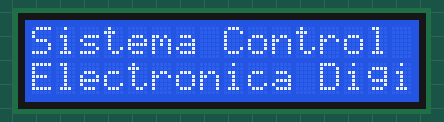
Recording of a sketch running on a simulated Arduino Uno, built with avr-gcc and run on an emulated ATmega328P. On the bench: 16×2 character LCD.

Above: at 0.2 s.
At 1.31 s:
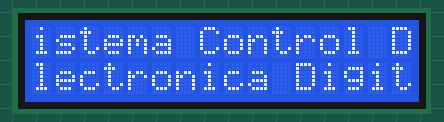
At 2.51 s:
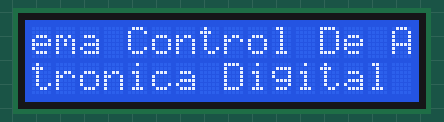
At 3.71 s:
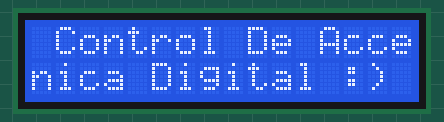
At 6.12 s:
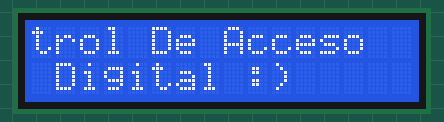
At 11.33 s:
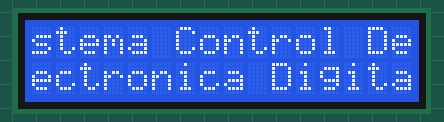

Measured:
- by itself, everything shown: repeats every 9.6 s, in 24 steps
- what the display in image 1 shows lasts 0.4 s, from 1.1 s to 1.5 s

The sketch:

HelloWorld_i2cProfeGarcia.ino
```cpp
// Prueba de Modulo I2C para LCD 2x16 By: http://dinastiatecnologica.com
//en arduino leonardo conectar a pines digitales 2 y 3
//en arduio uno conectar a pines analogicos 4 y 5
#include  <Wire.h>
#include  <LiquidCrystal_I2C.h>
String a="Sistema Control De Acceso";
String b="Electronica Digital :)";

// Constructor de la librería de LCD 16x2
// Aqui se configuran los pines asignados a la pantalla del PCF8574
LiquidCrystal_I2C lcd(0x27, 2, 1, 0, 4, 5, 6, 7, 3, POSITIVE);


void setup() {
   // Indicar a la libreria que tenemos conectada una pantalla de 16x2
  lcd.begin(16, 2);
  // Mover el cursor a la primera posición de la pantalla (0, 0)
  lcd.home ();
  // Imprimir "Hola Mundo" en la primera linea
  lcd.print(a);
  // Mover el cursor a la segunda linea (1) primera columna
  lcd.setCursor ( 0, 1 );
  // Imprimir otra cadena en esta posicion
  lcd.print(b);
  // Esperar un segundo
  delay(1000);
}

void loop() {
  for(int c=0;c<12;c++){
  lcd.scrollDisplayLeft();
  delay(400);
  }
  for(int c=0; c<12;c++){
  lcd.scrollDisplayRight();
  delay(400);
  }
}
```
